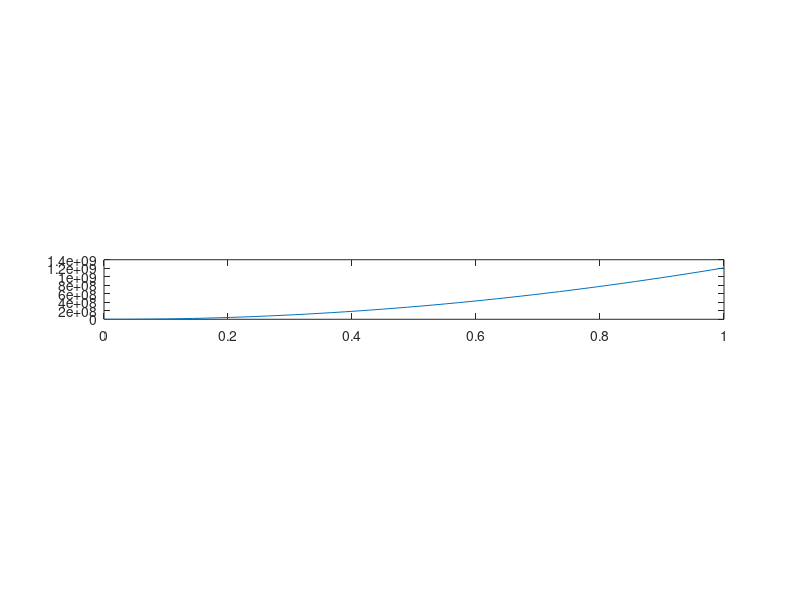

MATLAB code to generate this figure:
clear all
close all
clc

Resistencia =1000
Vr(1)=0;
l=1;
tama=50;
unos=ones(1,tama);
%sin derivar
Vin=ones(tama,2);
%primera derivada
for (i=1:tama-1)
  Vr(i+1)=(Vin(i) + Resistencia*Vr(i) - Vr(i))/Resistencia;
endfor
Vl(1)=0;
%segunda derivada
for (i=1:tama-1)
  Vl(i+1)=(Vr(i) + l*Vl(i) - Vl(i))/l;
endfor

A = [unos'  Vr'  (Vl.^2)'];
U=(inv(A'*A)*A')*unos'
u = U';
x1 = linspace(0,1,tama);
y1 = u(1) + u(2)*Vr + (1/u(3))*Vl.^2;
subplot(5,1,3)
plot(x1,y1)
%hay que hacer R*Vin'+L*Vin''+1/c*Vin = E(t) se forma en matrices y ya se aplica para los coeficentes el metodo numerico
